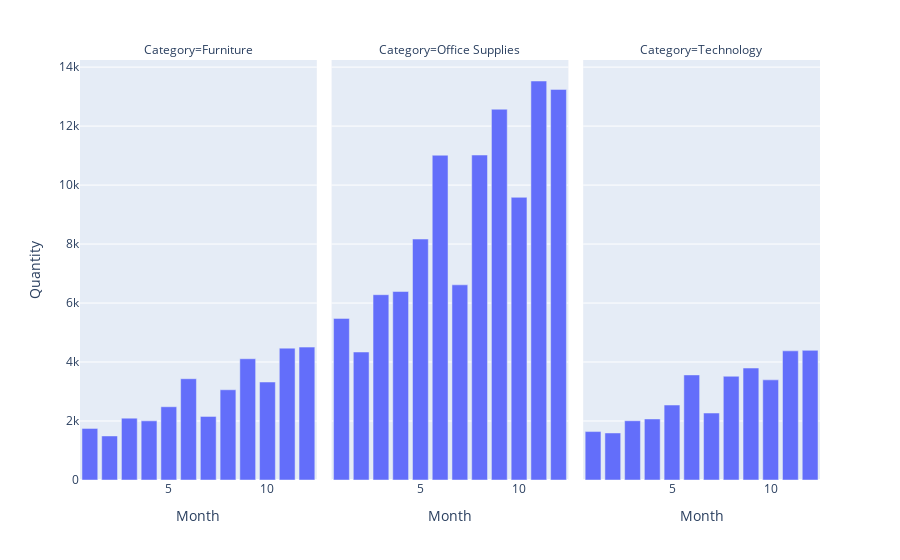

Notebook code cell kept with this figure:
### Code cell
season2=orders.groupby(['Month','Category']).sum().reset_index()
px.bar(season2, x = 'Month',y = 'Quantity',facet_col="Category")

### Figure 1 — Plotly figure (JSON) as saved in the notebook; plotly's stock layout.template omitted (floating-point values rounded to 4 significant figures)
{"data": [{"alignmentgroup": "True", "hovertemplate": "Category=Furniture<br>Month=%{x}<br>Quantity=%{y}<extra></extra>", "legendgroup": "", "marker": {"color": "#636efa", "pattern": {"shape": ""}}, "name": "", "offsetgroup": "", "orientation": "v", "showlegend": false, "textposition": "auto", "type": "bar", "x": [1, 2, 3, 4, 5, 6, 7, 8, 9, 10, 11, 12], "xaxis": "x", "y": [1750, 1494, 2098, 2005, 2484, 3434, 2157, 3059, 4111, 3323, 4471, 4506], "yaxis": "y"}, {"alignmentgroup": "True", "hovertemplate": "Category=Office Supplies<br>Month=%{x}<br>Quantity=%{y}<extra></extra>", "legendgroup": "", "marker": {"color": "#636efa", "pattern": {"shape": ""}}, "name": "", "offsetgroup": "", "orientation": "v", "showlegend": false, "textposition": "auto", "type": "bar", "x": [1, 2, 3, 4, 5, 6, 7, 8, 9, 10, 11, 12], "xaxis": "x2", "y": [5480, 4340, 6283, 6391, 8170, 11012, 6618, 11019, 12572, 9585, 13529, 13245], "yaxis": "y2"}, {"alignmentgroup": "True", "hovertemplate": "Category=Technology<br>Month=%{x}<br>Quantity=%{y}<extra></extra>", "legendgroup": "", "marker": {"color": "#636efa", "pattern": {"shape": ""}}, "name": "", "offsetgroup": "", "orientation": "v", "showlegend": false, "textposition": "auto", "type": "bar", "x": [1, 2, 3, 4, 5, 6, 7, 8, 9, 10, 11, 12], "xaxis": "x3", "y": [1642, 1595, 2009, 2070, 2542, 3563, 2271, 3518, 3796, 3395, 4379, 4396], "yaxis": "y3"}], "layout": {"annotations": [{"font": {}, "showarrow": false, "text": "Category=Furniture", "x": 0.16, "xanchor": "center", "xref": "paper", "y": 1, "yanchor": "bottom", "yref": "paper"}, {"font": {}, "showarrow": false, "text": "Category=Office Supplies", "x": 0.5, "xanchor": "center", "xref": "paper", "y": 1, "yanchor": "bottom", "yref": "paper"}, {"font": {}, "showarrow": false, "text": "Category=Technology", "x": 0.84, "xanchor": "center", "xref": "paper", "y": 1, "yanchor": "bottom", "yref": "paper"}], "barmode": "relative", "legend": {"tracegroupgap": 0}, "margin": {"t": 60}, "xaxis": {"anchor": "y", "domain": [0, 0.32], "title": {"text": "Month"}}, "xaxis2": {"anchor": "y2", "domain": [0.34, 0.66], "matches": "x", "title": {"text": "Month"}}, "xaxis3": {"anchor": "y3", "domain": [0.68, 1.0], "matches": "x", "title": {"text": "Month"}}, "yaxis": {"anchor": "x", "domain": [0, 1], "title": {"text": "Quantity"}}, "yaxis2": {"anchor": "x2", "domain": [0, 1], "matches": "y", "showticklabels": false}, "yaxis3": {"anchor": "x3", "domain": [0, 1], "matches": "y", "showticklabels": false}}}
